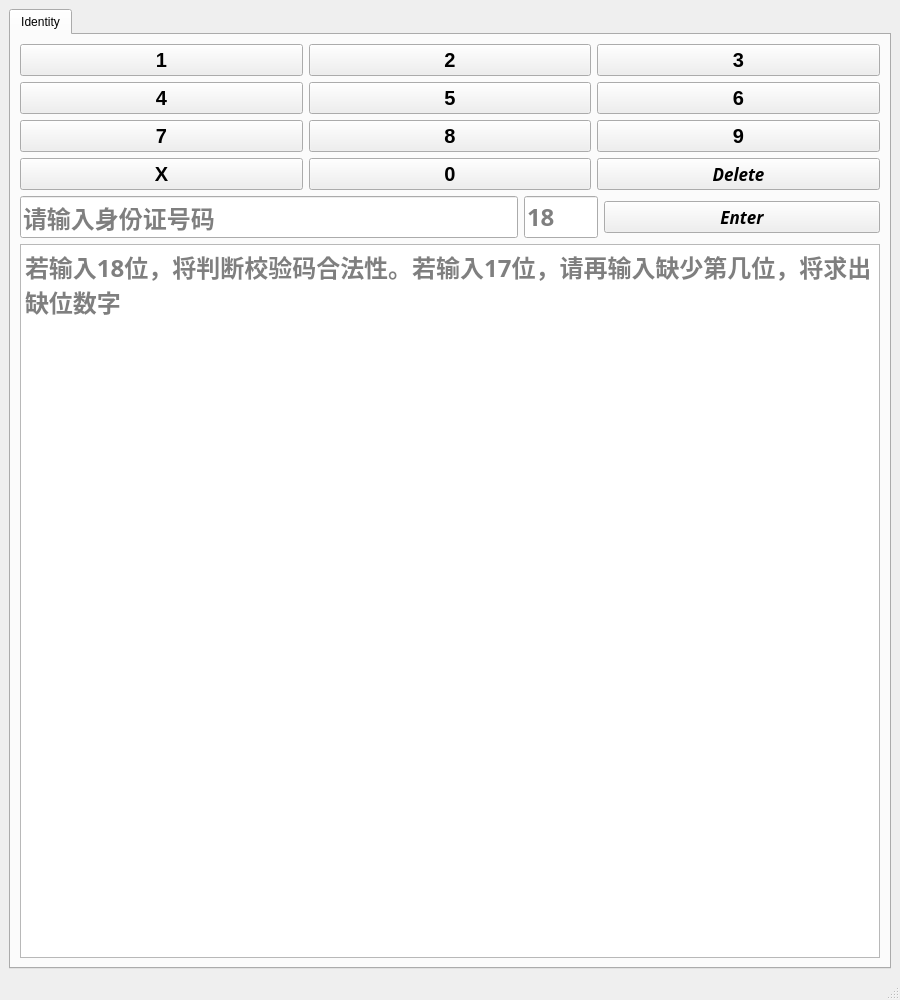
<?xml version="1.0" encoding="UTF-8"?>
<ui version="4.0">
 <class>MainWindow</class>
 <widget class="QMainWindow" name="MainWindow">
  <property name="geometry">
   <rect>
    <x>0</x>
    <y>0</y>
    <width>900</width>
    <height>1000</height>
   </rect>
  </property>
  <property name="windowTitle">
   <string>Identity</string>
  </property>
  <widget class="QWidget" name="centralwidget">
   <layout class="QHBoxLayout" name="horizontalLayout_5">
    <item>
     <widget class="QTabWidget" name="tabWidget">
      <property name="currentIndex">
       <number>0</number>
      </property>
      <property name="movable">
       <bool>false</bool>
      </property>
      <widget class="QWidget" name="tab_1">
       <attribute name="title">
        <string>Identity</string>
       </attribute>
       <layout class="QVBoxLayout" name="verticalLayout_2">
        <item>
         <layout class="QVBoxLayout" name="verticalLayout">
          <item>
           <layout class="QHBoxLayout" name="horizontalLayout">
            <item>
             <widget class="QPushButton" name="pushButton_1">
              <property name="enabled">
               <bool>true</bool>
              </property>
              <property name="font">
               <font>
                <pointsize>15</pointsize>
                <weight>75</weight>
                <bold>true</bold>
               </font>
              </property>
              <property name="text">
               <string>1</string>
              </property>
             </widget>
            </item>
            <item>
             <widget class="QPushButton" name="pushButton_2">
              <property name="font">
               <font>
                <pointsize>15</pointsize>
                <weight>75</weight>
                <bold>true</bold>
               </font>
              </property>
              <property name="text">
               <string>2</string>
              </property>
             </widget>
            </item>
            <item>
             <widget class="QPushButton" name="pushButton_3">
              <property name="font">
               <font>
                <pointsize>15</pointsize>
                <weight>75</weight>
                <bold>true</bold>
               </font>
              </property>
              <property name="text">
               <string>3</string>
              </property>
             </widget>
            </item>
           </layout>
          </item>
          <item>
           <layout class="QHBoxLayout" name="horizontalLayout_2">
            <item>
             <widget class="QPushButton" name="pushButton_4">
              <property name="font">
               <font>
                <pointsize>15</pointsize>
                <weight>75</weight>
                <bold>true</bold>
               </font>
              </property>
              <property name="text">
               <string>4</string>
              </property>
             </widget>
            </item>
            <item>
             <widget class="QPushButton" name="pushButton_5">
              <property name="font">
               <font>
                <pointsize>15</pointsize>
                <weight>75</weight>
                <bold>true</bold>
               </font>
              </property>
              <property name="text">
               <string>5</string>
              </property>
             </widget>
            </item>
            <item>
             <widget class="QPushButton" name="pushButton_6">
              <property name="font">
               <font>
                <pointsize>15</pointsize>
                <weight>75</weight>
                <bold>true</bold>
               </font>
              </property>
              <property name="text">
               <string>6</string>
              </property>
             </widget>
            </item>
           </layout>
          </item>
          <item>
           <layout class="QHBoxLayout" name="horizontalLayout_3">
            <item>
             <widget class="QPushButton" name="pushButton_7">
              <property name="font">
               <font>
                <pointsize>15</pointsize>
                <weight>75</weight>
                <bold>true</bold>
               </font>
              </property>
              <property name="text">
               <string>7</string>
              </property>
             </widget>
            </item>
            <item>
             <widget class="QPushButton" name="pushButton_8">
              <property name="font">
               <font>
                <pointsize>15</pointsize>
                <weight>75</weight>
                <bold>true</bold>
               </font>
              </property>
              <property name="text">
               <string>8</string>
              </property>
             </widget>
            </item>
            <item>
             <widget class="QPushButton" name="pushButton_9">
              <property name="font">
               <font>
                <pointsize>15</pointsize>
                <weight>75</weight>
                <bold>true</bold>
               </font>
              </property>
              <property name="text">
               <string>9</string>
              </property>
             </widget>
            </item>
           </layout>
          </item>
          <item>
           <layout class="QHBoxLayout" name="horizontalLayout_4">
            <item>
             <widget class="QPushButton" name="pushButton_X">
              <property name="font">
               <font>
                <pointsize>15</pointsize>
                <weight>75</weight>
                <bold>true</bold>
               </font>
              </property>
              <property name="text">
               <string>X</string>
              </property>
             </widget>
            </item>
            <item>
             <widget class="QPushButton" name="pushButton_0">
              <property name="font">
               <font>
                <pointsize>15</pointsize>
                <weight>75</weight>
                <bold>true</bold>
               </font>
              </property>
              <property name="text">
               <string>0</string>
              </property>
             </widget>
            </item>
            <item>
             <widget class="QPushButton" name="pushButton_D">
              <property name="font">
               <font>
                <family>黑体</family>
                <pointsize>13</pointsize>
                <weight>75</weight>
                <italic>true</italic>
                <bold>true</bold>
                <underline>false</underline>
               </font>
              </property>
              <property name="mouseTracking">
               <bool>false</bool>
              </property>
              <property name="text">
               <string>Delete</string>
              </property>
             </widget>
            </item>
           </layout>
          </item>
          <item>
           <layout class="QHBoxLayout" name="horizontalLayout_6" stretch="9,1,5">
            <item>
             <widget class="QLineEdit" name="textEdit">
              <property name="font">
               <font>
                <family>楷体</family>
                <pointsize>18</pointsize>
                <weight>75</weight>
                <bold>true</bold>
               </font>
              </property>
              <property name="placeholderText">
               <string>请输入身份证号码</string>
              </property>
             </widget>
            </item>
            <item>
             <widget class="QLineEdit" name="textEdit_2">
              <property name="font">
               <font>
                <family>楷体</family>
                <pointsize>18</pointsize>
                <weight>75</weight>
                <bold>true</bold>
               </font>
              </property>
              <property name="placeholderText">
               <string>18</string>
              </property>
             </widget>
            </item>
            <item>
             <widget class="QPushButton" name="pushButton_E">
              <property name="font">
               <font>
                <family>黑体</family>
                <pointsize>13</pointsize>
                <weight>75</weight>
                <italic>true</italic>
                <bold>true</bold>
               </font>
              </property>
              <property name="text">
               <string>Enter</string>
              </property>
             </widget>
            </item>
           </layout>
          </item>
          <item>
           <widget class="QTextBrowser" name="textBrowser">
            <property name="font">
             <font>
              <family>黑体</family>
              <pointsize>18</pointsize>
              <weight>75</weight>
              <bold>true</bold>
             </font>
            </property>
            <property name="html">
             <string>&lt;!DOCTYPE HTML PUBLIC &quot;-//W3C//DTD HTML 4.0//EN&quot; &quot;http://www.w3.org/TR/REC-html40/strict.dtd&quot;&gt;
&lt;html&gt;&lt;head&gt;&lt;meta name=&quot;qrichtext&quot; content=&quot;1&quot; /&gt;&lt;style type=&quot;text/css&quot;&gt;
p, li { white-space: pre-wrap; }
&lt;/style&gt;&lt;/head&gt;&lt;body style=&quot; font-family:'黑体'; font-size:18pt; font-weight:600; font-style:normal;&quot;&gt;
&lt;p style=&quot;-qt-paragraph-type:empty; margin-top:0px; margin-bottom:0px; margin-left:0px; margin-right:0px; -qt-block-indent:0; text-indent:0px;&quot;&gt;&lt;br /&gt;&lt;/p&gt;&lt;/body&gt;&lt;/html&gt;</string>
            </property>
            <property name="placeholderText">
             <string>若输入18位，将判断校验码合法性。若输入17位，请再输入缺少第几位，将求出缺位数字</string>
            </property>
           </widget>
          </item>
         </layout>
        </item>
       </layout>
      </widget>
     </widget>
    </item>
   </layout>
  </widget>
  <widget class="QMenuBar" name="menubar">
   <property name="geometry">
    <rect>
     <x>0</x>
     <y>0</y>
     <width>900</width>
     <height>22</height>
    </rect>
   </property>
  </widget>
  <widget class="QStatusBar" name="statusbar"/>
 </widget>
 <resources/>
 <connections/>
</ui>
